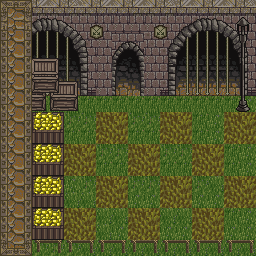

A 2D game scene composited from a Tiled map and its tileset images. What follows is a short description and the map's XML, with every tile layer's data as written:
An orthogonal 16x16 tile map with 16x16 px tiles, 5 tile layers (Capa de patrones 1, Capa de patrones 4, Capa de patrones 2, Capa de patrones 3, ...).

<map version="1.2" tiledversion="1.3.1" orientation="orthogonal" renderorder="left-down" compressionlevel="0" width="16" height="16" tilewidth="16" tileheight="16" infinite="0" nextlayerid="6" nextobjectid="1">
 <tileset firstgid="1" name="Castle2" tilewidth="16" tileheight="16" tilecount="1024" columns="32">
  <image source="../Texturas/Castle2.png" width="512" height="512" />
 </tileset>
 <layer id="1" name="Capa de patrones 1" width="16" height="16">
  <data encoding="csv">
161,162,163,164,165,166,161,162,163,164,165,161,162,163,164,165,
443,444,445,446,447,448,398,398,398,398,443,444,445,446,447,448,
475,476,477,478,479,480,398,229,230,398,475,476,477,478,479,480,
507,508,509,510,511,512,398,427,262,398,507,508,509,510,511,512,
539,540,541,542,543,544,398,459,294,398,539,540,541,542,543,544,
571,572,573,574,575,576,398,491,326,398,571,572,573,574,575,576,
867,867,867,867,867,867,867,867,867,867,867,867,867,867,867,868,
899,899,899,899,899,899,899,899,899,899,899,899,867,868,867,868,
867,867,867,867,867,867,867,867,867,867,867,867,867,868,867,868,
899,899,867,867,867,868,899,899,899,899,899,899,867,868,867,868,
899,900,899,899,899,867,867,867,867,867,867,867,867,868,867,868,
899,900,899,900,868,899,899,899,899,899,899,899,899,900,867,868,
900,868,899,900,900,900,900,868,868,868,868,868,868,868,867,868,
900,900,900,868,868,899,900,900,900,900,900,900,900,900,867,868,
867,899,900,900,900,900,900,868,868,868,868,868,868,868,868,868,
899,899,899,899,899,900,900,900,900,900,900,900,900,900,900,900
</data>
 </layer>
 <layer id="4" name="Capa de patrones 4" width="16" height="16">
  <data encoding="csv">
0,0,0,0,0,0,0,0,0,0,0,0,0,0,0,0,
0,0,0,0,0,0,0,0,0,0,0,0,0,0,0,0,
0,0,0,0,0,0,0,0,0,0,0,0,0,0,0,0,
0,0,0,0,0,0,0,297,298,0,0,0,0,0,0,0,
0,0,0,0,0,0,0,0,0,0,0,0,0,0,0,0,
0,0,0,0,0,0,0,0,0,0,0,0,0,0,0,0,
0,0,0,0,0,0,0,0,0,0,0,0,0,0,0,0,
0,0,0,0,0,0,0,0,0,0,0,0,0,0,0,0,
0,0,0,0,0,0,0,0,0,0,0,0,0,0,0,0,
0,0,0,0,0,0,0,0,0,0,0,0,0,0,0,0,
0,0,0,0,0,0,0,0,0,0,0,0,0,0,0,0,
0,0,0,0,0,0,0,0,0,0,0,0,0,0,0,0,
0,0,0,0,0,0,0,0,0,0,0,0,0,0,0,0,
0,0,0,0,0,0,0,0,0,0,0,0,0,0,0,0,
0,0,0,0,0,0,0,0,0,0,0,0,0,0,0,0,
0,0,0,0,0,0,0,0,0,0,0,0,0,0,0,0
</data>
 </layer>
 <layer id="2" name="Capa de patrones 2" width="16" height="16">
  <data encoding="csv">
0,0,0,0,0,0,0,0,0,0,0,0,0,0,0,0,
245,246,247,248,249,250,0,0,0,0,245,246,247,248,249,250,
277,278,279,280,281,282,0,229,230,231,277,278,279,280,281,282,
309,310,311,312,313,314,0,261,262,0,309,310,311,312,313,314,
341,342,343,344,345,346,0,0,0,0,341,342,343,344,345,346,
373,374,375,376,377,378,0,0,0,0,373,374,375,376,377,378,
0,0,0,0,0,0,0,0,0,0,0,0,0,0,0,0,
521,522,873,874,0,0,873,874,0,0,873,874,0,0,873,874,
553,554,905,906,0,0,905,906,0,0,905,906,0,0,905,906,
521,522,0,0,873,874,0,0,873,874,0,0,873,874,0,0,
553,554,0,0,905,906,0,0,905,906,0,0,905,906,0,0,
521,522,873,874,0,0,873,874,0,0,873,874,0,0,873,874,
553,554,905,906,0,0,905,906,0,0,905,906,0,0,905,906,
521,522,0,0,873,874,0,0,873,874,0,0,873,874,0,0,
553,554,0,0,905,906,0,0,905,906,0,0,905,906,0,0,
677,678,677,678,677,678,677,678,677,678,677,678,677,678,677,678
</data>
 </layer>
 <layer id="3" name="Capa de patrones 3" width="16" height="16">
  <data encoding="csv">
653,658,0,0,0,0,0,0,0,0,0,0,0,0,0,0,
685,690,0,0,0,391,392,0,0,391,392,0,0,0,735,736,
717,722,0,0,0,423,424,0,0,423,424,0,0,0,767,768,
717,722,912,913,914,0,0,0,0,0,0,0,0,0,799,800,
717,722,944,945,946,0,0,0,0,0,0,0,0,0,831,832,
717,722,976,977,978,0,0,0,0,0,0,0,0,0,863,864,
717,722,1008,1009,1010,0,0,0,0,0,0,0,0,0,895,896,
717,722,521,522,0,0,0,0,0,0,0,0,0,0,0,0,
717,722,553,554,0,0,0,0,0,0,0,0,0,0,0,0,
717,722,521,522,0,0,0,0,0,0,0,0,0,0,0,0,
717,722,553,554,0,0,0,0,0,0,0,0,0,0,0,0,
717,722,521,522,0,0,0,0,0,0,0,0,0,0,0,0,
717,722,553,554,0,0,0,0,0,0,0,0,0,0,0,0,
717,722,521,522,0,0,0,0,0,0,0,0,0,0,0,0,
717,722,553,554,0,0,0,0,0,0,0,0,0,0,0,0,
813,818,0,0,0,0,0,0,0,0,0,0,0,0,0,0
</data>
 </layer>
 <layer id="5" name="Capa de patrones 5" width="16" height="16">
  <data encoding="csv">
0,0,0,0,0,0,0,0,0,0,0,0,0,0,0,0,
0,0,0,0,0,0,0,0,0,0,0,0,0,0,0,0,
0,0,0,0,0,0,0,0,0,0,0,0,0,0,0,0,
0,0,0,0,0,0,0,0,0,0,0,0,0,0,0,0,
0,0,0,0,0,0,0,0,0,0,0,0,0,0,0,0,
0,0,0,0,0,0,0,0,0,0,0,0,0,0,0,0,
0,0,0,0,0,0,0,0,0,0,0,0,0,0,0,0,
0,0,0,0,0,0,0,0,0,0,0,0,0,0,0,0,
0,0,0,0,0,0,0,0,0,0,0,0,0,0,0,0,
0,0,0,0,0,0,0,0,0,0,0,0,0,0,0,0,
0,0,0,0,0,0,0,0,0,0,0,0,0,0,0,0,
0,0,0,0,0,0,0,0,0,0,0,0,0,0,0,0,
0,0,0,0,0,0,0,0,0,0,0,0,0,0,0,0,
0,0,0,0,0,0,0,0,0,0,0,0,0,0,0,0,
0,0,0,0,0,0,0,0,0,0,0,0,0,0,0,0,
0,0,0,0,0,0,0,0,0,0,0,0,0,0,0,0
</data>
 </layer>
</map>
